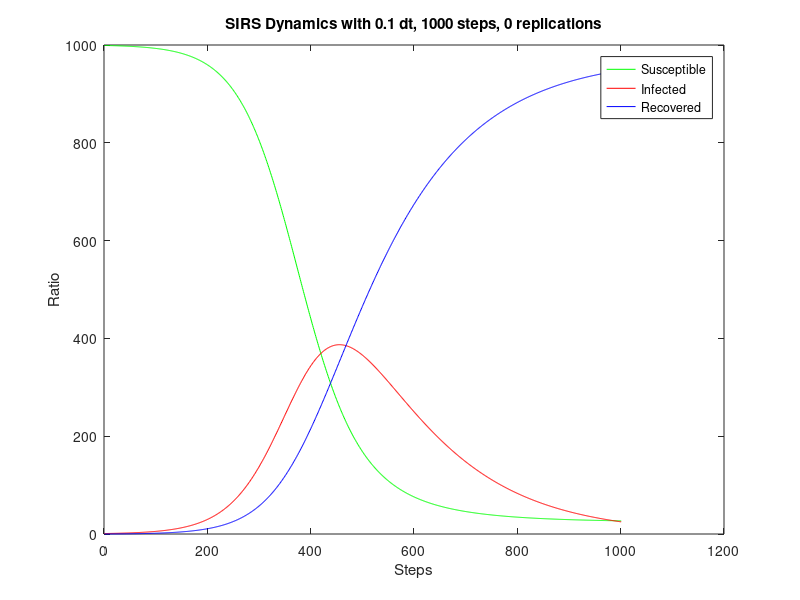

Here is the MATLAB script that generated this plot:
steps = 1000;
dt = 0.1;
replications = 0;
dynamics = [
999.000,1.000,0.000;
999.000,1.000,0.000;
999.000,1.000,0.000;
999.000,1.000,0.000;
998.975,1.018,0.007;
998.950,1.037,0.013;
998.925,1.055,0.020;
998.900,1.074,0.027;
998.874,1.093,0.034;
998.847,1.112,0.041;
998.821,1.132,0.048;
998.793,1.152,0.055;
998.766,1.172,0.063;
998.737,1.193,0.070;
998.709,1.214,0.078;
998.679,1.235,0.086;
998.650,1.257,0.094;
998.619,1.279,0.102;
998.588,1.302,0.110;
998.557,1.325,0.118;
998.525,1.348,0.127;
998.493,1.372,0.135;
998.459,1.396,0.144;
998.426,1.421,0.153;
998.392,1.446,0.162;
998.357,1.472,0.172;
998.321,1.498,0.181;
998.285,1.524,0.191;
998.248,1.551,0.201;
998.211,1.578,0.211;
998.173,1.606,0.221;
998.134,1.635,0.231;
998.095,1.663,0.242;
998.055,1.693,0.252;
998.014,1.723,0.263;
997.973,1.753,0.274;
997.930,1.784,0.286;
997.887,1.815,0.297;
997.844,1.848,0.309;
997.799,1.880,0.321;
997.754,1.913,0.333;
997.708,1.947,0.345;
997.661,1.981,0.358;
997.613,2.016,0.370;
997.565,2.052,0.383;
997.515,2.088,0.397;
997.465,2.125,0.410;
997.414,2.163,0.424;
997.362,2.201,0.438;
997.309,2.240,0.452;
997.255,2.279,0.466;
997.200,2.319,0.481;
997.144,2.360,0.496;
997.087,2.402,0.511;
997.029,2.444,0.527;
996.970,2.487,0.542;
996.911,2.531,0.558;
996.850,2.576,0.575;
996.788,2.621,0.591;
996.725,2.667,0.608;
996.660,2.714,0.625;
996.595,2.762,0.643;
996.529,2.811,0.660;
996.461,2.860,0.679;
996.392,2.911,0.697;
996.322,2.962,0.716;
996.251,3.014,0.735;
996.178,3.067,0.754;
996.105,3.121,0.774;
996.030,3.176,0.794;
995.953,3.232,0.814;
995.875,3.289,0.835;
995.796,3.347,0.856;
995.716,3.406,0.878;
995.634,3.466,0.900;
995.551,3.527,0.922;
995.466,3.589,0.945;
995.380,3.652,0.968;
995.292,3.717,0.992;
995.202,3.782,1.015;
995.112,3.849,1.040;
995.019,3.916,1.065;
994.925,3.985,1.090;
994.829,4.055,1.115;
994.732,4.127,1.142;
994.633,4.199,1.168;
994.532,4.273,1.195;
994.429,4.348,1.223;
994.325,4.425,1.251;
994.219,4.502,1.279;
994.110,4.581,1.308;
994.000,4.662,1.338;
993.889,4.744,1.368;
993.775,4.827,1.398;
993.659,4.912,1.429;
993.541,4.998,1.461;
993.421,5.086,1.493;
993.299,5.175,1.526;
993.175,5.266,1.559;
993.049,5.358,1.593;
992.920,5.452,1.628;
992.789,5.548,1.663;
992.656,5.645,1.698;
992.521,5.744,1.735;
992.383,5.845,1.772;
992.243,5.947,1.809;
992.101,6.052,1.848;
991.956,6.158,1.887;
991.808,6.266,1.926;
991.658,6.375,1.967;
991.505,6.487,2.008;
991.350,6.601,2.049;
991.192,6.716,2.092;
991.031,6.834,2.135;
990.867,6.953,2.179;
990.701,7.075,2.224;
990.532,7.199,2.270;
990.359,7.325,2.316;
990.184,7.453,2.363;
990.006,7.583,2.411;
989.825,7.715,2.460;
989.640,7.850,2.510;
989.452,7.987,2.560;
989.262,8.127,2.612;
989.067,8.269,2.664;
988.870,8.413,2.717;
988.669,8.560,2.771;
988.464,8.709,2.826;
988.256,8.861,2.883;
988.045,9.016,2.940;
987.829,9.173,2.998;
987.611,9.333,3.057;
987.388,9.495,3.117;
987.161,9.661,3.178;
986.931,9.829,3.240;
986.696,10.000,3.304;
986.458,10.174,3.368;
986.216,10.351,3.433;
985.969,10.531,3.500;
985.718,10.714,3.568;
985.463,10.900,3.637;
985.203,11.090,3.707;
984.939,11.282,3.779;
984.671,11.478,3.851;
984.397,11.677,3.925;
984.120,11.880,4.000;
983.837,12.086,4.077;
983.550,12.295,4.155;
983.257,12.509,4.234;
982.960,12.725,4.315;
982.658,12.946,4.397;
982.350,13.170,4.480;
982.038,13.398,4.565;
981.720,13.629,4.651;
981.396,13.865,4.739;
981.067,14.105,4.828;
980.733,14.348,4.919;
980.393,14.596,5.011;
980.047,14.848,5.105;
979.695,15.104,5.201;
979.337,15.364,5.298;
978.973,15.629,5.397;
978.603,15.898,5.498;
978.227,16.172,5.601;
977.845,16.450,5.705;
977.456,16.733,5.811;
977.060,17.021,5.919;
976.658,17.314,6.028;
976.249,17.611,6.140;
975.833,17.913,6.253;
975.411,18.221,6.369;
974.981,18.533,6.486;
974.544,18.851,6.606;
974.100,19.173,6.727;
973.648,19.502,6.851;
973.189,19.835,6.976;
972.722,20.174,7.104;
972.247,20.519,7.234;
971.764,20.869,7.366;
971.274,21.225,7.501;
970.775,21.587,7.638;
970.268,21.955,7.777;
969.753,22.329,7.918;
969.229,22.709,8.062;
968.696,23.095,8.208;
968.155,23.488,8.357;
967.605,23.887,8.509;
967.045,24.292,8.663;
966.477,24.704,8.819;
965.899,25.122,8.979;
965.312,25.548,9.140;
964.715,25.980,9.305;
964.108,26.419,9.473;
963.492,26.865,9.643;
962.865,27.319,9.816;
962.228,27.779,9.992;
961.581,28.247,10.171;
960.924,28.723,10.354;
960.255,29.206,10.539;
959.576,29.697,10.727;
958.886,30.195,10.919;
958.185,30.702,11.113;
957.473,31.216,11.311;
956.749,31.739,11.513;
956.013,32.269,11.717;
955.266,32.809,11.925;
954.507,33.356,12.137;
953.736,33.912,12.352;
952.952,34.477,12.571;
952.156,35.051,12.793;
951.348,35.633,13.019;
950.526,36.225,13.249;
949.692,36.825,13.483;
948.844,37.435,13.720;
947.984,38.055,13.962;
947.109,38.683,14.207;
946.221,39.322,14.457;
945.319,39.970,14.711;
944.404,40.628,14.968;
943.473,41.296,15.231;
942.529,41.974,15.497;
941.570,42.663,15.768;
940.595,43.361,16.043;
939.606,44.071,16.323;
938.602,44.790,16.607;
937.583,45.521,16.897;
936.547,46.262,17.190;
935.496,47.015,17.489;
934.429,47.778,17.792;
933.346,48.553,18.101;
932.247,49.339,18.414;
931.130,50.137,18.733;
929.998,50.946,19.056;
928.848,51.767,19.385;
927.681,52.600,19.720;
926.496,53.445,20.059;
925.294,54.302,20.404;
924.074,55.171,20.755;
922.836,56.052,21.111;
921.580,56.947,21.473;
920.306,57.853,21.841;
919.012,58.773,22.215;
917.700,59.705,22.594;
916.369,60.651,22.980;
915.019,61.609,23.372;
913.649,62.581,23.770;
912.260,63.566,24.174;
910.850,64.565,24.585;
909.421,65.577,25.002;
907.971,66.603,25.426;
906.501,67.643,25.857;
905.010,68.696,26.294;
903.498,69.764,26.738;
901.965,70.846,27.189;
900.411,71.942,27.647;
898.835,73.053,28.112;
897.238,74.178,28.584;
895.618,75.318,29.064;
893.977,76.473,29.551;
892.313,77.642,30.045;
890.626,78.826,30.547;
888.917,80.026,31.057;
887.185,81.240,31.575;
885.430,82.470,32.100;
883.652,83.715,32.634;
881.850,84.975,33.175;
880.024,86.251,33.725;
878.175,87.542,34.283;
876.302,88.849,34.850;
874.404,90.171,35.425;
872.482,91.510,36.008;
870.536,92.864,36.601;
868.564,94.234,37.202;
866.568,95.620,37.812;
864.547,97.022,38.431;
862.501,98.440,39.059;
860.430,99.874,39.697;
858.333,101.324,40.343;
856.210,102.790,41.000;
854.062,104.273,41.666;
851.888,105.771,42.341;
849.687,107.286,43.026;
847.461,108.818,43.721;
845.208,110.365,44.427;
842.929,111.929,45.142;
840.624,113.509,45.867;
838.292,115.105,46.603;
835.933,116.718,47.349;
833.548,118.346,48.106;
831.135,119.991,48.873;
828.696,121.652,49.651;
826.230,123.330,50.440;
823.737,125.023,51.240;
821.216,126.732,52.051;
818.669,128.457,52.874;
816.094,130.199,53.707;
813.492,131.956,54.552;
810.863,133.728,55.408;
808.207,135.517,56.276;
805.523,137.321,57.156;
802.812,139.140,58.048;
800.074,140.975,58.951;
797.309,142.825,59.867;
794.516,144.690,60.794;
791.697,146.570,61.734;
788.850,148.464,62.686;
785.976,150.374,63.651;
783.075,152.297,64.628;
780.147,154.236,65.618;
777.192,156.188,66.620;
774.211,158.154,67.635;
771.202,160.134,68.664;
768.168,162.127,69.705;
765.107,164.134,70.759;
762.019,166.154,71.827;
758.906,168.187,72.908;
755.766,170.232,74.002;
752.601,172.290,75.110;
749.410,174.359,76.231;
746.194,176.441,77.366;
742.952,178.534,78.514;
739.685,180.638,79.677;
736.394,182.753,80.853;
733.078,184.879,82.043;
729.737,187.015,83.247;
726.373,189.161,84.466;
722.985,191.317,85.698;
719.573,193.482,86.945;
716.138,195.656,88.206;
712.680,197.839,89.482;
709.199,200.029,90.771;
705.696,202.228,92.076;
702.171,204.434,93.395;
698.625,206.647,94.728;
695.057,208.866,96.077;
691.468,211.092,97.439;
687.859,213.324,98.817;
684.230,215.561,100.209;
680.581,217.803,101.617;
676.912,220.049,103.039;
673.225,222.299,104.476;
669.519,224.553,105.928;
665.795,226.810,107.395;
662.054,229.069,108.877;
658.295,231.331,110.374;
654.520,233.594,111.886;
650.729,235.858,113.413;
646.922,238.123,114.955;
643.099,240.388,116.513;
639.262,242.653,118.085;
635.411,244.916,119.673;
631.546,247.179,121.275;
627.668,249.439,122.893;
623.778,251.697,124.526;
619.875,253.951,126.173;
615.961,256.203,127.836;
612.036,258.450,129.514;
608.101,260.692,131.207;
604.155,262.929,132.915;
600.201,265.161,134.638;
596.238,267.386,136.376;
592.266,269.604,138.129;
588.288,271.815,139.897;
584.302,274.019,141.680;
580.310,276.213,143.477;
576.312,278.399,145.289;
572.310,280.575,147.116;
568.302,282.740,148.957;
564.291,284.896,150.813;
560.277,287.039,152.684;
556.260,289.172,154.569;
552.241,291.291,156.468;
548.220,293.398,158.382;
544.199,295.492,160.309;
540.177,297.571,162.251;
536.156,299.637,164.207;
532.136,301.687,166.177;
528.117,303.722,168.161;
524.101,305.740,170.159;
520.088,307.743,172.170;
516.078,309.728,174.195;
512.072,311.695,176.233;
508.070,313.645,178.285;
504.074,315.576,180.349;
500.084,317.489,182.427;
496.100,319.382,184.518;
492.123,321.255,186.622;
488.154,323.107,188.739;
484.193,324.939,190.868;
480.240,326.750,193.010;
476.297,328.539,195.164;
472.364,330.306,197.330;
468.441,332.051,199.508;
464.529,333.772,201.699;
460.628,335.471,203.901;
456.740,337.146,206.114;
452.864,338.797,208.339;
449.000,340.424,210.576;
445.151,342.026,212.824;
441.315,343.603,215.082;
437.494,345.155,217.352;
433.687,346.681,219.632;
429.896,348.181,221.923;
426.121,349.655,224.224;
422.363,351.103,226.535;
418.621,352.524,228.856;
414.896,353.917,231.187;
411.188,355.284,233.528;
407.499,356.623,235.878;
403.828,357.935,238.237;
400.176,359.218,240.606;
396.543,360.474,242.983;
392.929,361.701,245.370;
389.335,362.900,247.764;
385.762,364.071,250.168;
382.209,365.212,252.579;
378.676,366.325,254.998;
375.165,367.409,257.425;
371.676,368.464,259.860;
368.208,369.490,262.302;
364.762,370.487,264.752;
361.338,371.454,267.208;
357.937,372.392,269.671;
354.558,373.300,272.141;
351.203,374.180,274.618;
347.870,375.029,277.100;
344.561,375.850,279.589;
341.276,376.640,282.083;
338.015,377.402,284.584;
334.777,378.134,287.089;
331.564,378.836,289.600;
328.374,379.509,292.116;
325.210,380.153,294.637;
322.069,380.768,297.163;
318.954,381.353,299.693;
315.863,381.910,302.227;
312.797,382.437,304.766;
309.756,382.936,307.308;
306.741,383.405,309.854;
303.750,383.846,312.404;
300.785,384.259,314.957;
297.844,384.643,317.513;
294.930,384.999,320.072;
292.040,385.327,322.633;
289.176,385.626,325.198;
286.337,385.898,327.764;
283.524,386.143,330.333;
280.736,386.360,332.904;
277.974,386.550,335.477;
275.237,386.712,338.051;
272.525,386.848,340.627;
269.839,386.958,343.204;
267.178,387.040,345.782;
264.542,387.097,348.361;
261.932,387.128,350.940;
259.347,387.133,353.521;
256.787,387.112,356.101;
254.252,387.066,358.682;
251.742,386.995,361.263;
249.256,386.900,363.844;
246.796,386.780,366.424;
244.361,386.635,369.004;
241.950,386.467,371.583;
239.563,386.275,374.162;
237.201,386.059,376.740;
234.864,385.820,379.316;
232.550,385.559,381.891;
230.261,385.274,384.465;
227.995,384.967,387.037;
225.754,384.639,389.607;
223.536,384.288,392.176;
221.342,383.916,394.742;
219.171,383.522,397.307;
217.023,383.108,399.869;
214.899,382.673,402.428;
212.798,382.218,404.985;
210.719,381.742,407.539;
208.663,381.247,410.090;
206.630,380.732,412.638;
204.619,380.198,415.183;
202.630,379.645,417.725;
200.663,379.074,420.263;
198.718,378.484,422.798;
196.795,377.876,425.329;
194.893,377.251,427.856;
193.013,376.608,430.379;
191.154,375.948,432.898;
189.316,375.271,435.413;
187.499,374.577,437.924;
185.702,373.868,440.430;
183.926,373.142,442.932;
182.170,372.401,445.429;
180.434,371.644,447.922;
178.719,370.872,450.409;
177.023,370.085,452.892;
175.346,369.284,455.370;
173.689,368.469,457.842;
172.051,367.639,460.309;
170.433,366.796,462.771;
168.833,365.940,465.228;
167.251,365.070,467.679;
165.688,364.188,470.124;
164.144,363.293,472.563;
162.617,362.385,474.997;
161.109,361.466,477.425;
159.618,360.535,479.847;
158.145,359.592,482.263;
156.689,358.638,484.673;
155.250,357.673,487.076;
153.828,356.698,489.474;
152.424,355.712,491.865;
151.035,354.716,494.249;
149.664,353.709,496.627;
148.308,352.693,498.998;
146.969,351.668,501.363;
145.645,350.633,503.721;
144.338,349.590,506.073;
143.046,348.537,508.417;
141.769,347.477,510.755;
140.507,346.407,513.085;
139.261,345.330,515.409;
138.029,344.245,517.725;
136.813,343.153,520.035;
135.610,342.053,522.337;
134.422,340.946,524.632;
133.249,339.832,526.920;
132.089,338.711,529.200;
130.943,337.584,531.473;
129.811,336.450,533.738;
128.693,335.311,535.996;
127.588,334.165,538.247;
126.496,333.014,540.490;
125.417,331.858,542.725;
124.351,330.696,544.953;
123.298,329.529,547.173;
122.257,328.357,549.386;
121.229,327.180,551.590;
120.214,325.999,553.787;
119.210,324.814,555.976;
118.218,323.624,558.157;
117.239,322.431,560.331;
116.271,321.233,562.496;
115.314,320.032,564.654;
114.369,318.828,566.803;
113.435,317.620,568.945;
112.513,316.409,571.078;
111.601,315.195,573.204;
110.701,313.978,575.321;
109.811,312.759,577.431;
108.931,311.537,579.532;
108.062,310.313,581.625;
107.204,309.086,583.710;
106.355,307.858,585.787;
105.517,306.627,587.856;
104.688,305.395,589.916;
103.870,304.161,591.969;
103.061,302.926,594.013;
102.262,301.689,596.049;
101.472,300.451,598.077;
100.691,299.212,600.096;
99.920,297.972,602.107;
99.158,296.732,604.111;
98.405,295.490,606.105;
97.660,294.248,608.092;
96.925,293.005,610.070;
96.198,291.762,612.040;
95.479,290.519,614.002;
94.770,289.276,615.955;
94.068,288.032,617.900;
93.374,286.789,619.837;
92.689,285.546,621.765;
92.012,284.303,623.685;
91.342,283.060,625.597;
90.681,281.818,627.501;
90.027,280.577,629.396;
89.380,279.336,631.283;
88.741,278.096,633.162;
88.110,276.857,635.033;
87.486,275.619,636.895;
86.869,274.382,638.749;
86.259,273.147,640.595;
85.656,271.912,642.432;
85.060,270.679,644.261;
84.471,269.447,646.082;
83.889,268.216,647.895;
83.313,266.987,649.700;
82.744,265.760,651.496;
82.182,264.534,653.284;
81.626,263.310,655.064;
81.076,262.088,656.836;
80.532,260.868,658.599;
79.995,259.650,660.355;
79.464,258.434,662.102;
78.939,257.220,663.841;
78.419,256.009,665.572;
77.906,254.799,667.295;
77.398,253.592,669.010;
76.896,252.387,670.716;
76.400,251.185,672.415;
75.909,249.985,674.106;
75.424,248.787,675.788;
74.944,247.593,677.463;
74.470,246.400,679.129;
74.001,245.211,680.788;
73.537,244.024,682.439;
73.078,242.840,684.081;
72.625,241.659,685.716;
72.176,240.481,687.343;
71.732,239.306,688.962;
71.294,238.133,690.573;
70.860,236.964,692.176;
70.431,235.798,693.771;
70.006,234.635,695.359;
69.586,233.475,696.939;
69.171,232.318,698.511;
68.761,231.164,700.075;
68.354,230.014,701.632;
67.953,228.867,703.180;
67.555,227.723,704.721;
67.162,226.583,706.255;
66.773,225.446,707.781;
66.389,224.312,709.299;
66.008,223.182,710.809;
65.632,222.056,712.312;
65.260,220.933,713.808;
64.891,219.813,715.296;
64.527,218.697,716.776;
64.167,217.585,718.249;
63.810,216.476,719.714;
63.457,215.371,721.172;
63.108,214.269,722.623;
62.763,213.171,724.066;
62.421,212.077,725.502;
62.083,210.987,726.930;
61.749,209.900,728.351;
61.418,208.817,729.765;
61.090,207.738,731.172;
60.766,206.663,732.571;
60.446,205.591,733.963;
60.128,204.524,735.348;
59.814,203.460,736.726;
59.504,202.400,738.097;
59.196,201.344,739.460;
58.892,200.292,740.816;
58.591,199.243,742.166;
58.293,198.199,743.508;
57.998,197.159,744.843;
57.706,196.122,746.172;
57.417,195.090,747.493;
57.131,194.061,748.807;
56.849,193.037,750.115;
56.568,192.016,751.415;
56.291,191.000,752.709;
56.017,189.987,753.996;
55.745,188.978,755.276;
55.477,187.974,756.549;
55.211,186.973,757.816;
54.947,185.977,759.076;
54.686,184.984,760.329;
54.428,183.996,761.576;
54.173,183.012,762.815;
53.920,182.031,764.049;
53.670,181.055,765.275;
53.422,180.083,766.495;
53.176,179.115,767.709;
52.934,178.151,768.916;
52.693,177.190,770.117;
52.455,176.235,771.311;
52.219,175.283,772.498;
51.986,174.335,773.680;
51.755,173.391,774.854;
51.526,172.451,776.023;
51.299,171.516,777.185;
51.075,170.584,778.341;
50.853,169.656,779.491;
50.633,168.733,780.634;
50.415,167.814,781.771;
50.199,166.898,782.903;
49.986,165.987,784.027;
49.774,165.080,785.146;
49.565,164.176,786.259;
49.357,163.277,787.365;
49.152,162.382,788.466;
48.948,161.491,789.560;
48.747,160.604,790.649;
48.547,159.721,791.732;
48.350,158.842,792.808;
48.154,157.967,793.879;
47.960,157.096,794.944;
47.768,156.229,796.003;
47.578,155.366,797.056;
47.390,154.507,798.103;
47.203,153.652,799.145;
47.018,152.801,800.180;
46.835,151.954,801.210;
46.654,151.111,802.235;
46.474,150.272,803.253;
46.296,149.437,804.266;
46.120,148.606,805.274;
45.946,147.779,806.276;
45.773,146.956,807.272;
45.601,146.136,808.263;
45.432,145.321,809.248;
45.263,144.509,810.227;
45.097,143.702,811.202;
44.932,142.898,812.171;
44.768,142.098,813.134;
44.606,141.302,814.092;
44.446,140.510,815.045;
44.287,139.721,815.992;
44.129,138.937,816.934;
43.973,138.156,817.871;
43.818,137.380,818.802;
43.665,136.607,819.728;
43.513,135.838,820.649;
43.363,135.072,821.565;
43.213,134.311,822.476;
43.066,133.553,823.382;
42.919,132.799,824.282;
42.774,132.048,825.177;
42.630,131.302,826.068;
42.488,130.559,826.953;
42.347,129.820,827.833;
42.207,129.084,828.709;
42.068,128.353,829.579;
41.931,127.625,830.445;
41.794,126.900,831.305;
41.659,126.180,832.161;
41.526,125.463,833.012;
41.393,124.749,833.858;
41.262,124.039,834.699;
41.131,123.333,835.535;
41.002,122.631,836.367;
40.874,121.932,837.194;
40.748,121.236,838.016;
40.622,120.544,838.834;
40.497,119.856,839.647;
40.374,119.171,840.455;
40.251,118.490,841.258;
40.130,117.813,842.057;
40.010,117.138,842.852;
39.890,116.468,843.642;
39.772,115.800,844.427;
39.655,115.137,845.208;
39.539,114.476,845.985;
39.424,113.820,846.757;
39.310,113.166,847.524;
39.196,112.516,848.287;
39.084,111.869,849.046;
38.973,111.226,849.801;
38.863,110.586,850.551;
38.754,109.950,851.297;
38.645,109.317,852.038;
38.538,108.687,852.775;
38.431,108.060,853.508;
38.326,107.437,854.237;
38.221,106.817,854.962;
38.117,106.201,855.682;
38.014,105.588,856.398;
37.912,104.977,857.110;
37.811,104.371,857.818;
37.710,103.767,858.522;
37.611,103.167,859.222;
37.512,102.570,859.918;
37.414,101.976,860.610;
37.317,101.385,861.298;
37.221,100.797,861.981;
37.126,100.213,862.661;
37.031,99.632,863.337;
36.938,99.053,864.009;
36.845,98.478,864.677;
36.752,97.906,865.341;
36.661,97.337,866.002;
36.570,96.772,866.658;
36.480,96.209,867.311;
36.391,95.649,867.960;
36.302,95.092,868.605;
36.215,94.539,869.246;
36.128,93.988,869.884;
36.041,93.441,870.518;
35.956,92.896,871.148;
35.871,92.354,871.775;
35.787,91.815,872.398;
35.703,91.280,873.017;
35.620,90.747,873.633;
35.538,90.217,874.245;
35.457,89.690,874.853;
35.376,89.166,875.458;
35.296,88.644,876.060;
35.216,88.126,876.658;
35.137,87.610,877.252;
35.059,87.098,877.843;
34.982,86.588,878.431;
34.905,86.080,879.015;
34.828,85.576,879.595;
34.753,85.075,880.173;
34.678,84.576,880.747;
34.603,84.080,881.317;
34.529,83.587,881.884;
34.456,83.096,882.448;
34.383,82.608,883.009;
34.311,82.123,883.566;
34.239,81.641,884.120;
34.168,81.161,884.671;
34.098,80.684,885.218;
34.028,80.210,885.762;
33.959,79.738,886.303;
33.890,79.269,886.841;
33.822,78.802,887.376;
33.754,78.338,887.908;
33.687,77.877,888.436;
33.620,77.418,888.961;
33.554,76.962,889.484;
33.488,76.509,890.003;
33.423,76.058,890.519;
33.359,75.609,891.032;
33.295,75.163,891.542;
33.231,74.720,892.049;
33.168,74.279,892.553;
33.106,73.840,893.054;
33.044,73.404,893.552;
32.982,72.970,894.048;
32.921,72.539,894.540;
32.860,72.111,895.029;
32.800,71.684,895.516;
32.740,71.260,895.999;
32.681,70.839,896.480;
32.622,70.420,896.958;
32.564,70.003,897.433;
32.506,69.589,897.905;
32.449,69.177,898.375;
32.392,68.767,898.841;
32.335,68.360,899.305;
32.279,67.954,899.767;
32.223,67.552,900.225;
32.168,67.151,900.681;
32.113,66.753,901.134;
32.059,66.357,901.584;
32.005,65.963,902.032;
31.951,65.572,902.477;
31.898,65.183,902.919;
31.845,64.796,903.359;
31.793,64.411,903.796;
31.741,64.028,904.231;
31.689,63.648,904.663;
31.638,63.270,905.092;
31.587,62.894,905.519;
31.537,62.520,905.943;
31.487,62.148,906.365;
31.437,61.779,906.784;
31.388,61.411,907.201;
31.339,61.046,907.615;
31.290,60.682,908.027;
31.242,60.321,908.437;
31.194,59.962,908.844;
31.147,59.605,909.248;
31.100,59.250,909.650;
31.053,58.897,910.050;
31.007,58.546,910.447;
30.961,58.197,910.842;
30.915,57.850,911.235;
30.869,57.505,911.625;
30.824,57.162,912.013;
30.780,56.821,912.399;
30.735,56.482,912.782;
30.691,56.145,913.163;
30.648,55.810,913.542;
30.604,55.477,913.919;
30.561,55.146,914.293;
30.518,54.816,914.665;
30.476,54.489,915.035;
30.434,54.164,915.403;
30.392,53.840,915.768;
30.350,53.518,916.131;
30.309,53.198,916.492;
30.268,52.880,916.851;
30.228,52.564,917.208;
30.187,52.250,917.563;
30.147,51.937,917.915;
30.108,51.627,918.266;
30.068,51.318,918.614;
30.029,51.011,918.960;
29.990,50.705,919.305;
29.952,50.402,919.647;
29.913,50.100,919.987;
29.875,49.800,920.325;
29.838,49.502,920.661;
29.800,49.205,920.995;
29.763,48.910,921.327;
29.726,48.617,921.657;
29.689,48.326,921.985;
29.653,48.036,922.311;
29.617,47.748,922.635;
29.581,47.462,922.957;
29.545,47.177,923.277;
29.510,46.894,923.596;
29.475,46.613,923.912;
29.440,46.333,924.227;
29.405,46.055,924.539;
29.371,45.779,924.850;
29.337,45.504,925.159;
29.303,45.231,925.466;
29.269,44.959,925.771;
29.236,44.689,926.075;
29.203,44.421,926.376;
29.170,44.154,926.676;
29.137,43.889,926.974;
29.105,43.625,927.270;
29.073,43.363,927.564;
29.041,43.102,927.857;
29.009,42.843,928.148;
28.978,42.586,928.437;
28.946,42.330,928.724;
28.915,42.075,929.010;
28.884,41.822,929.294;
28.854,41.570,929.576;
28.823,41.320,929.856;
28.793,41.072,930.135;
28.763,40.825,930.412;
28.733,40.579,930.688;
28.704,40.335,930.962;
28.674,40.092,931.234;
28.645,39.850,931.504;
28.616,39.611,931.773;
28.588,39.372,932.040;
28.559,39.135,932.306;
28.531,38.899,932.570;
28.503,38.665,932.833;
28.475,38.432,933.094;
28.447,38.200,933.353;
28.419,37.970,933.611;
28.392,37.741,933.867;
28.365,37.514,934.122;
28.338,37.288,934.375;
28.311,37.063,934.626;
28.284,36.839,934.876;
28.258,36.617,935.125;
28.232,36.396,935.372;
28.206,36.177,935.618;
28.180,35.958,935.862;
28.154,35.741,936.104;
28.129,35.526,936.346;
28.103,35.311,936.585;
28.078,35.098,936.824;
28.053,34.886,937.060;
28.028,34.676,937.296;
28.004,34.466,937.530;
27.979,34.258,937.762;
27.955,34.051,937.994;
27.931,33.846,938.223;
27.907,33.641,938.452;
27.883,33.438,938.679;
27.859,33.236,938.904;
27.836,33.035,939.129;
27.813,32.836,939.352;
27.790,32.637,939.573;
27.767,32.440,939.793;
27.744,32.244,940.012;
27.721,32.049,940.230;
27.699,31.855,940.446;
27.676,31.663,940.661;
27.654,31.471,940.875;
27.632,31.281,941.087;
27.610,31.092,941.298;
27.588,30.904,941.508;
27.567,30.717,941.717;
27.545,30.531,941.924;
27.524,30.346,942.130;
27.503,30.163,942.335;
27.482,29.980,942.538;
27.461,29.799,942.740;
27.440,29.618,942.942;
27.419,29.439,943.141;
27.399,29.261,943.340;
27.379,29.084,943.538;
27.358,28.908,943.734;
27.338,28.733,943.929;
27.319,28.559,944.123;
27.299,28.386,944.316;
27.279,28.214,944.507;
27.260,28.043,944.697;
27.240,27.873,944.887;
27.221,27.704,945.075;
27.202,27.536,945.262;
27.183,27.370,945.448;
27.164,27.204,945.632;
27.145,27.039,945.816;
27.127,26.875,945.998;
27.108,26.712,946.180;
27.090,26.550,946.360;
27.072,26.389,946.539;
27.054,26.229,946.717;
27.036,26.070,946.894;
27.018,25.912,947.070;
27.000,25.755,947.245;
26.982,25.599,947.419;
26.965,25.444,947.591;
26.947,25.289,947.763;
26.930,25.136,947.934;
26.913,24.983,948.103;
26.896,24.832,948.272;
];
susceptibleRatio = dynamics (:, 1);
infectedRatio = dynamics (:, 2);
recoveredRatio = dynamics (:, 3);
figure
plot (susceptibleRatio.', 'color', 'green');
hold on
plot (infectedRatio.', 'color', 'red');
hold on
plot (recoveredRatio.', 'color', 'blue');
xlabel ('Steps');
ylabel ('Ratio');
legend('Susceptible','Infected', 'Recovered');
title ('SIRS Dynamics with 0.1 dt, 1000 steps, 0 replications');
